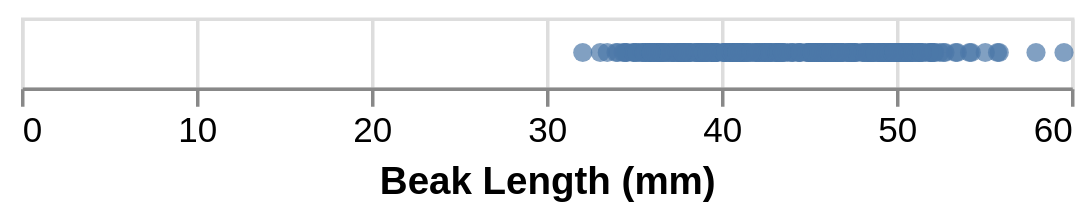

Source (notebook cell):
### Markdown cell above
or equivilantly

### Code cell
alt.Chart(data).mark_circle().encode(
    x=alt.X('Beak Length (mm):Q')
)

### Figure 1 — Vega-Lite specification as saved in the notebook (floating-point values rounded to 4 significant figures; data arrays with more than 128 entries replaced by an {"elided": "..."} marker saying what was removed)
{"config": {"view": {"continuousWidth": 300, "continuousHeight": 300}}, "data": {"name": "data-c46e1ab98ba3fb2ca8b5ae3c04ffafea"}, "mark": {"type": "circle"}, "encoding": {"x": {"field": "Beak Length (mm)", "type": "quantitative"}}, "$schema": "https://vega.github.io/schema/vega-lite/v6.1.0.json", "datasets": {"data-c46e1ab98ba3fb2ca8b5ae3c04ffafea": {"elided": "344 records"}}}
